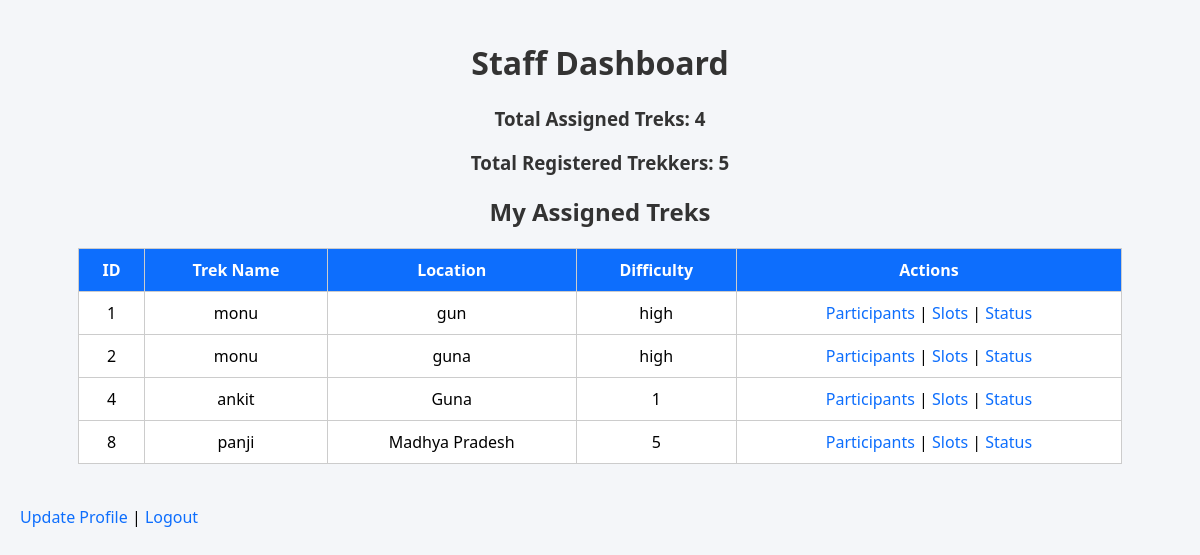
/staff (signed in), run on an earlier commit of the app's database.
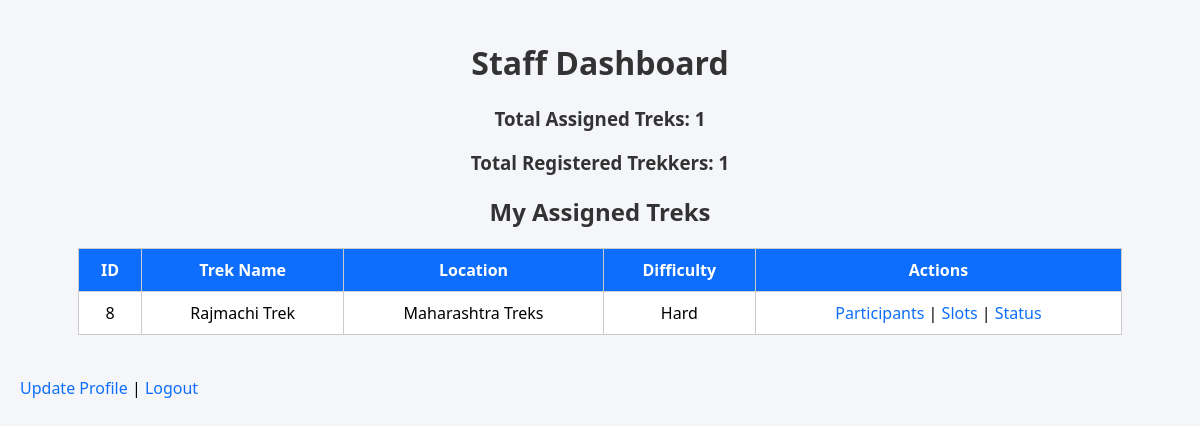
And on a later commit of the database.
### models.py (models this page shows)
class Trek(db.Model):
    __tablename__ = "treks"
    id = db.Column(db.Integer, primary_key=True)
    trek_name = db.Column(
        db.String(150),
        nullable=False
    )
    location = db.Column(
        db.String(150),
        nullable=False
    )
    difficulty = db.Column(
        db.String(20),
        nullable=False
    )
    duration_days = db.Column(
        db.Integer,
        nullable=False
    )
    available_slots = db.Column(
        db.Integer,
        nullable=False
    )
    start_date = db.Column(
        db.Date,
        nullable=False
    )
    end_date = db.Column(
        db.Date,
        nullable=False
    )
    status = db.Column(
    db.String(20),
    default="Open"
)
    description = db.Column(db.Text)
    assigned_staff_id = db.Column(
        db.Integer,
        db.ForeignKey("staff_profiles.id")
    )
    created_at = db.Column(
        db.DateTime,
        default=datetime.utcnow
    )
    bookings = db.relationship(
        "Booking",
        backref="trek",
        lazy=True,
        cascade="all, delete-orphan"
    )

### app.py (the view)
@app.route("/staff")
def staff_dashboard():
    if "user_id" not in session:
        return redirect("/login")
    if session["role"] != "staff":
        return "Access Denied"
    user_id = session["user_id"]
    staff = StaffProfile.query.filter_by(
        user_id=user_id
    ).first()
    assigned_treks = Trek.query.filter_by(
        assigned_staff_id=staff.id
    ).all()
    total_assigned_treks = len(assigned_treks)
    total_trekkers = 0
    trek_names = []
    participant_counts = []
    for trek in assigned_treks:
        participants = Booking.query.filter_by(
            trek_id=trek.id
        ).count()
        total_trekkers += participants
        trek_names.append(trek.trek_name)
        participant_counts.append(participants)
    return render_template(
        "staff_dashboard.html",
        assigned_treks=assigned_treks,
        total_assigned_treks=total_assigned_treks,
        total_trekkers=total_trekkers,
        trek_names=trek_names,
        participant_counts=participant_counts
    )

### templates/staff_dashboard.html (shortened to what this page needs)
<!DOCTYPE html>
<html lang="en">
<head>
    <link
    rel="stylesheet"
    href="{{ url_for('static', filename='css/style.css') }}">
</head>
<body>
    <h1>Staff Dashboard</h1>
    <h3>
        Total Assigned Treks:
        {{ total_assigned_treks }}
    </h3>
    <h3>
        Total Registered Trekkers:
        {{ total_trekkers }}
    </h3>
    <h2>My Assigned Treks</h2>
    <table>
        <tr>
            <th>ID</th>
            <th>Trek Name</th>
            <th>Location</th>
            <th>Difficulty</th>
            <th>Actions</th>
        </tr>
        {% for trek in assigned_treks %}
        <tr>
            <td>{{ trek.id }}</td>
            <td>{{ trek.trek_name }}</td>
            <td>{{ trek.location }}</td>
            <td>{{ trek.difficulty }}</td>
            <td>
                <a href="/staff/trek-users/{{ trek.id }}">
                    Participants
                </a>
                |
                <a href="/staff/update-slots/{{ trek.id }}">
                    Slots
                </a>
                |
                <a href="/staff/update-status/{{ trek.id }}">
                    Status
                </a>
            </td>
        </tr>
        {% endfor %}
    </table>
    <br>
    <a href="/staff/profile">
        Update Profile
    </a>
    |
    <a href="/logout">
        Logout
    </a>
</body>
</html>

What changed in the data, as far as the page shows it:
no longer on this page (row edited): Trek: id "1", trek_name "monu", location "gun", difficulty "high"
no longer on this page (row edited): Trek: id "2", trek_name "monu", location "guna", difficulty "high"
no longer on this page (row edited): Trek: id "4", trek_name "ankit", location "Guna", difficulty "1"
changed Trek id 8: trek_name "panji" → "Rajmachi Trek"; location "Madhya Pradesh" → "Maharashtra Treks"; difficulty "5" → "Hard"
Also different on the page:
{{ total_assigned_treks }}: "4" → "1"
{{ total_trekkers }}: "5" → "1"
